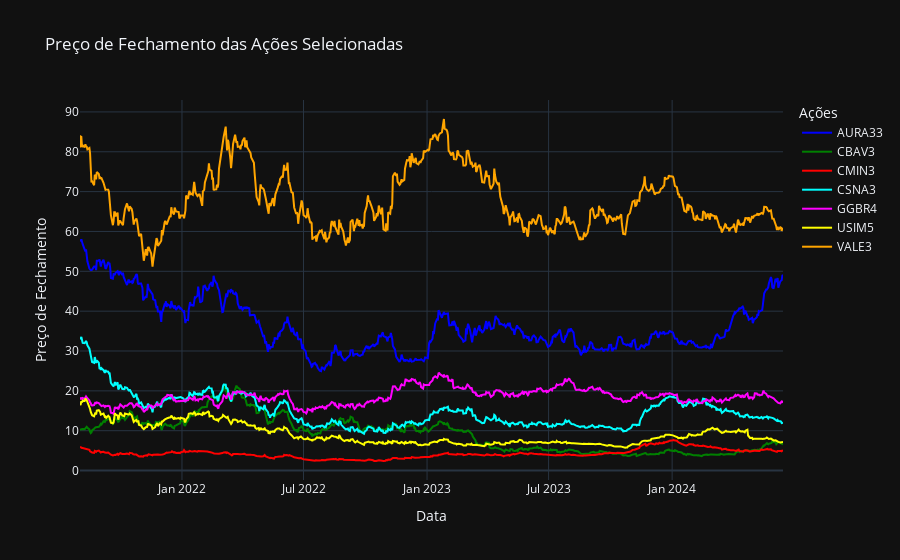

Notebook cell for this chart:
### Markdown cell above
Primeiramente plotando os gráficos de preços:

### Code cell
data = {
    'AURA33': dataframes["df_AURA33"]['Close'],
    'CBAV3': dataframes["df_CBAV3"]['Close'],
    'CMIN3': dataframes["df_CMIN3"]['Close'],
    'CSNA3': dataframes["df_CSNA3"]['Close'],
    'GGBR4': dataframes["df_GGBR4"]['Close'],
    'USIM5': dataframes["df_USIM5"]['Close'],
    'VALE3': dataframes["df_VALE3"]['Close']
}

plot_stocks(data, 'Preço de Fechamento das Ações Selecionadas')

### Figure 1 — Plotly figure (JSON) as saved in the notebook; plotly's stock layout.template omitted (floating-point values rounded to 4 significant figures; data arrays with more than 128 entries replaced by an {"elided": "..."} marker saying what was removed)
{"data": [{"line": {"color": "blue"}, "name": "AURA33", "type": "scatter", "x": {"elided": "716 str values"}, "y": {"elided": "716 float values"}}, {"line": {"color": "green"}, "name": "CBAV3", "type": "scatter", "x": {"elided": "716 str values"}, "y": {"elided": "716 float values"}}, {"line": {"color": "red"}, "name": "CMIN3", "type": "scatter", "x": {"elided": "716 str values"}, "y": {"elided": "716 float values"}}, {"line": {"color": "cyan"}, "name": "CSNA3", "type": "scatter", "x": {"elided": "716 str values"}, "y": {"elided": "716 float values"}}, {"line": {"color": "magenta"}, "name": "GGBR4", "type": "scatter", "x": {"elided": "716 str values"}, "y": {"elided": "716 float values"}}, {"line": {"color": "yellow"}, "name": "USIM5", "type": "scatter", "x": {"elided": "716 str values"}, "y": {"elided": "716 float values"}}, {"line": {"color": "orange"}, "name": "VALE3", "type": "scatter", "x": {"elided": "716 str values"}, "y": {"elided": "716 float values"}}], "layout": {"legend": {"title": {"text": "Ações"}}, "title": {"text": "Preço de Fechamento das Ações Selecionadas"}, "xaxis": {"title": {"text": "Data"}}, "yaxis": {"title": {"text": "Preço de Fechamento"}}}}
